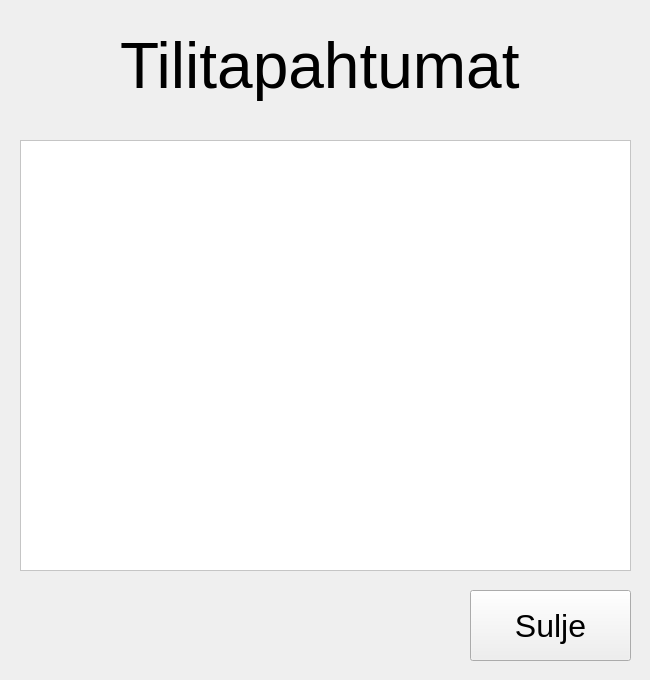
<?xml version="1.0" encoding="UTF-8"?>
<ui version="4.0">
 <class>accEvents</class>
 <widget class="QWidget" name="accEvents">
  <property name="geometry">
   <rect>
    <x>0</x>
    <y>0</y>
    <width>650</width>
    <height>680</height>
   </rect>
  </property>
  <property name="windowTitle">
   <string>Form</string>
  </property>
  <widget class="QLabel" name="label">
   <property name="geometry">
    <rect>
     <x>120</x>
     <y>30</y>
     <width>591</width>
     <height>71</height>
    </rect>
   </property>
   <property name="font">
    <font>
     <pointsize>48</pointsize>
    </font>
   </property>
   <property name="text">
    <string>Tilitapahtumat</string>
   </property>
  </widget>
  <widget class="QTextEdit" name="txtEvents">
   <property name="geometry">
    <rect>
     <x>20</x>
     <y>140</y>
     <width>611</width>
     <height>431</height>
    </rect>
   </property>
   <property name="palette">
    <palette>
     <active>
      <colorrole role="Base">
       <brush brushstyle="SolidPattern">
        <color alpha="255">
         <red>255</red>
         <green>255</green>
         <blue>255</blue>
        </color>
       </brush>
      </colorrole>
      <colorrole role="Window">
       <brush brushstyle="SolidPattern">
        <color alpha="255">
         <red>255</red>
         <green>255</green>
         <blue>255</blue>
        </color>
       </brush>
      </colorrole>
     </active>
     <inactive>
      <colorrole role="Base">
       <brush brushstyle="SolidPattern">
        <color alpha="255">
         <red>255</red>
         <green>255</green>
         <blue>255</blue>
        </color>
       </brush>
      </colorrole>
      <colorrole role="Window">
       <brush brushstyle="SolidPattern">
        <color alpha="255">
         <red>255</red>
         <green>255</green>
         <blue>255</blue>
        </color>
       </brush>
      </colorrole>
     </inactive>
     <disabled>
      <colorrole role="Base">
       <brush brushstyle="SolidPattern">
        <color alpha="255">
         <red>255</red>
         <green>255</green>
         <blue>255</blue>
        </color>
       </brush>
      </colorrole>
      <colorrole role="Window">
       <brush brushstyle="SolidPattern">
        <color alpha="255">
         <red>255</red>
         <green>255</green>
         <blue>255</blue>
        </color>
       </brush>
      </colorrole>
     </disabled>
    </palette>
   </property>
   <property name="font">
    <font>
     <pointsize>14</pointsize>
    </font>
   </property>
  </widget>
  <widget class="QPushButton" name="btnSuljeAccevents">
   <property name="geometry">
    <rect>
     <x>470</x>
     <y>590</y>
     <width>161</width>
     <height>71</height>
    </rect>
   </property>
   <property name="font">
    <font>
     <pointsize>24</pointsize>
    </font>
   </property>
   <property name="text">
    <string>Sulje</string>
   </property>
  </widget>
 </widget>
 <resources/>
 <connections/>
</ui>
